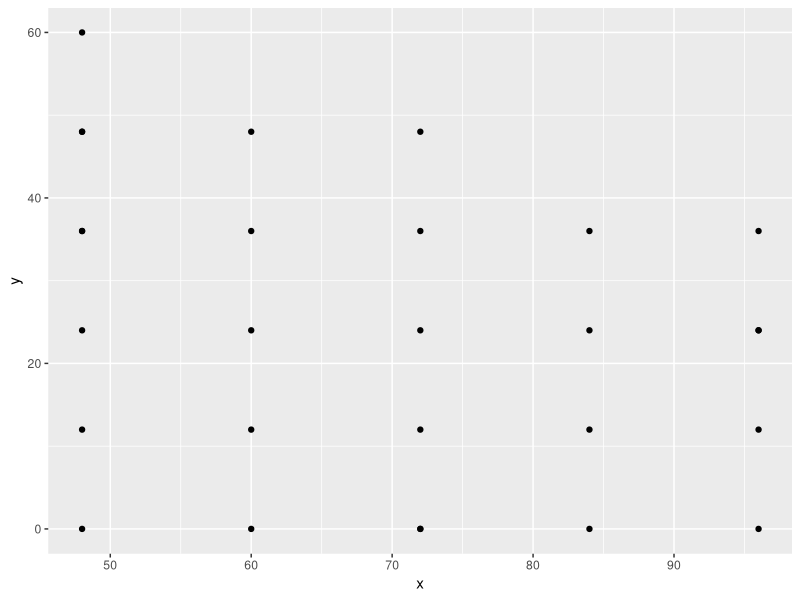
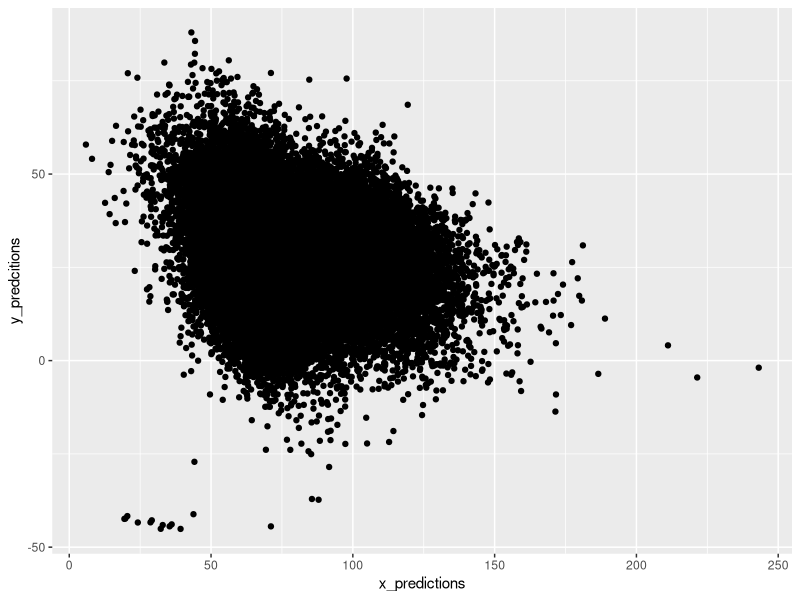

Generate these figures, in order, with R:
library("ggplot2")


train_graph <- read.csv('./training_data.csv',header=T)
qplot(x,y,data=train_graph)

predictions <- read.csv('./predictions.csv',header=T)
qplot(x_predictions,y_predcitions,data=predictions)